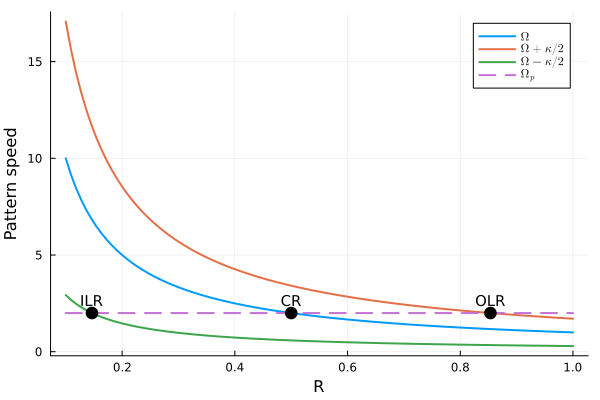

This chart was generated by the following Julia code:
using LaTeXStrings
using Plots
gr()


nmax = 100
xs = range(0.1, 1.0, length=nmax)
omega = 1.0 ./ xs
plus = (1.0+1.0/sqrt(2)) ./xs
minus = (1.0-1.0/sqrt(2)) ./xs
y = 2.0
omegap = fill(y, nmax)
plot(xs, omega, linewidth=2, label=L"\Omega", xlabel="R", ylabel=L"Pattern speed")
plot!(xs, plus, linewidth=2, label=L"\Omega + \kappa / 2")
plot!(xs, minus, linewidth=2, label=L"\Omega - \kappa / 2")
plot!(xs, omegap, linewidth=2, linestyle=:dash, label=L"\Omega_p")
scatter!((1.0/y, y), markersize=7, color=:black, label=false)
scatter!(((1.0+1.0/sqrt(2))/y, y), markersize=7, color=:black, label=false)
scatter!(((1.0-1.0/sqrt(2))/y, y), markersize=7, color=:black, label=false)
plot!(annotations=(1.0/y, y+0.2, ("CR", 10, 0.0, :bottom)))
plot!(annotations=((1.0+1.0/sqrt(2))/y, y+0.2, ("OLR", 10, 0.0, :bottom)))
plot!(annotations=((1.0-1.0/sqrt(2))/y, y+0.2, ("ILR", 10, 0.0, :bottom)))
savefig("kinematic_density_wave.png")